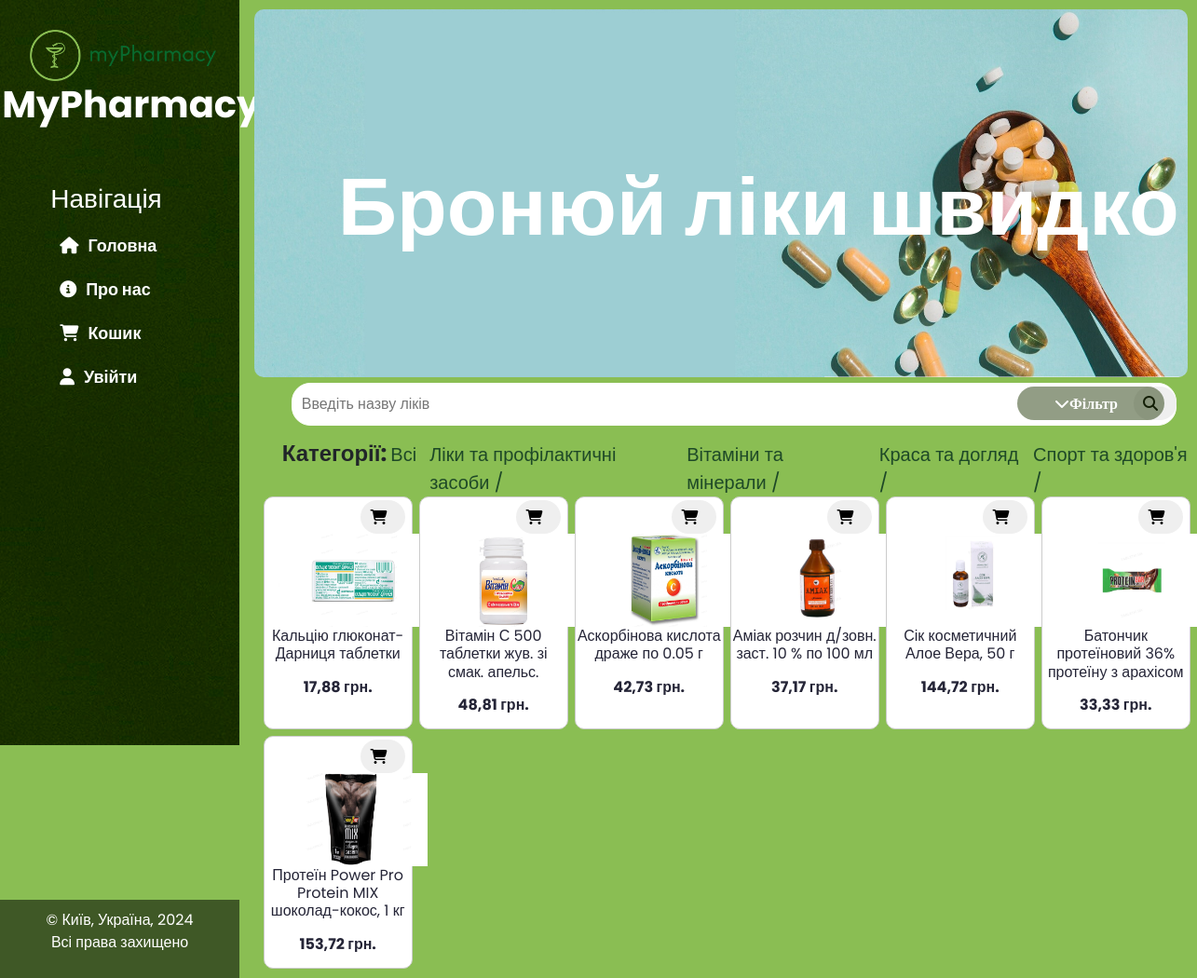
The page / on the database its author committed.
### main/models.py (models this page shows, shortened)
class Category(models.Model):
    name = models.CharField(max_length=255, db_index=True)

class Drug(models.Model):
    name = models.CharField(max_length=70)
    developer = models.CharField(max_length=70)
    appointment = models.CharField(max_length=70)
    measurement = models.CharField(max_length=20)
    image = models.ImageField()
    price = models.FloatField(default=0.0)
    category = models.ForeignKey('Category', on_delete=models.PROTECT, null=True)
    about_product = models.TextField(blank=True)
    indication = models.TextField(blank=True)
    contraindication = models.TextField(blank=True)
    dose = models.TextField(blank=True)

### main/views.py (the view)
# urls.py: path('', views.index, name='home'),
def index(request, category_id=None):
    context = {
        'drugs': Drug.objects.all(),
        'categories': Category.objects.all()
    }
    if category_id:
        context.update({'drugs': Drug.objects.filter(category_id=category_id)})
    else:
        context.update({'drugs': Drug.objects.all()})
    return render(request, 'main/index.html', context=context)

### main/templates/main/index.html (shortened to what this page needs)
{% extends 'main/layout.html' %}
{% load static %}
{% block import_static %}
    <link rel="stylesheet" href="{% static 'main/css/main.css' %}">
{% endblock %}
{% block content %}
    <div class="header">
        <h1>Бронюй ліки швидко</h1>
        <img class="m_p" src="{% static 'main/img/spoon2.jpg' %}" alt="Логотип">
    </div>
    <div class="main-content">
        <div class="sidebar">
            <button id="filter-button" class="filter-button"><i class="fa-solid fa-chevron-down" onclick="toggleFilter()">Фільтр</i></button>
        </div>
        <form action="{% url 'search' %}" method="get">
            <input type="search" name="search" placeholder="Введіть назву ліків">
            <button type="submit"><i class="fa-solid fa-magnifying-glass"></i></button>
        </form>
        <div class="categories">
            <h4><b>Категорії:</b></h4>
            <a href="{% url 'home' %}">Всі</a>
            {% for category in categories %}
                <a href="{% url 'category' category.id %}">
                    {{ category.name }} /
                </a>
            {% endfor %}
        </div>
        <div class="drugs-container">
            {% if drugs %}
                {% for el in drugs %}
                    <div class="drug-card">
                        <form class="cart-form" action="{% url 'cart-add' el.id %}" method="post">
                            <button type="submit" class="add-to-cart"><i class="fa-solid fa-cart-shopping"></i></button>
                        </form>
                        <a href="{% url 'drug-detail' el.id %}">
                            <img class="image" src="{{ el.image.url }}">
                            <p>{{ el.name }}</p>
                            <p><b>{{ el.price }} грн.</b></p>
                        </a>
                    </div>
                {% endfor %}
            {% else %}
                <p class="res">Товари за запитом <b>{{ search }}</b> не знайдено.</p>
            {% endif %}
        </div>
    </div>
{% endblock %}

### main/templates/main/layout.html (shortened to what this page needs)
{% load static %}
<html lang="en">
<head>
    <link rel="stylesheet" href="https://cdn.jsdelivr.net/npm/bootstrap@5.3.2/dist/css/bootstrap.min.css">
    <link rel="stylesheet" href="{% static 'main/css/base.css' %}">
    {% block import_static %}
    {% endblock %}
</head>
<body>
    <aside>
        <img src="{% static 'main/img/logo2.png' %}" alt="Логотип">
        <a class="logo" href="{% url 'home' %}">MyPharmacy</a>
        <h3>Навігація</h3>
        <ul>
            <a href="{% url 'home' %}"><li><i class="fa-solid fa-house"></i>Головна</li></a>
            <a href="{% url 'about' %}"><li><i class="fa-solid fa-circle-info"></i>Про нас</li></a>
            {% if request.user.is_authenticated%}
                <a href="{% url 'cart' %}"><li><i class="fa-solid fa-cart-shopping"></i>Кошик</li></a>
                <a href="{% url 'profile' %}"><li><i class="fa-solid fa-user"></i> Вітаємо, {{ user.username }}</li></a>
                <a href="{% url 'logout' %}"><li><i class="fa-solid fa-door-open"></i></i> Вийти</li></a>
            {% else %}
            <a href="{% url 'login' %}"><li><i class="fa-solid fa-cart-shopping"></i>Кошик</li></a>
            <a href="{% url 'login' %}"><li><i class="fa-solid fa-user"></i>Увійти</li></a>
            {% endif %}
        </ul>
    <footer>
        <p>&copy; Київ, Україна, 2024<br>Всі права захищено</p>
    </footer>
    </aside>
    <main>
        {% block content %}
        {% endblock %}
    </main>
</body>
</html>

### main/static/main/css/base.css (style rules this page uses)
body { background: #8ABE53; padding-bottom: 10px; font-family: 'Poppins', sans-serif; overflow-x: hidden; }
aside { float: left; background-image: url("../img/stripes-dark-leaf.jpg"); width: 20%; left: 0; padding: 2.5%; height: 100vh; color: #fff; position: fixed; }
aside img { width: 200px; margin-right: -20px; }
aside .logo { color: #fff; text-decoration: none; font-size: 40px; margin-left: -30px; font-weight: bold; position: relative; top: -5px; }
aside h3 { margin-top: 50px; font-size: 28px; margin-left: -15%; }
aside ul { list-style: none }
aside ul li { color: #fff; display: block; font-size: 18px; font-weight: bold; margin-top: 20px; transition: transform .6s ease; }
footer { position: fixed; left: 0; bottom: 0; width: 20%; background-color: rgba(2, 5, 2, 0.55); color: #fff; text-align: center; padding: 10px 0; }
p, h3 { text-align: center; }
i { margin-right: 10px; }

### main/static/main/css/main.css (style rules this page uses)
.header { position: relative; margin-left: 22%; }
img.m_p { margin-top: 1%; width: 100%; height: 50%; border-radius: 10px; margin-right: 2%; margin-left: -1%; }
.header h1 { position: absolute; font-size: 88px; color: #fff; bottom: 0; margin-left: 8%; margin-bottom:13%; width: 100%; font-weight: bolder; }
.filter-button { font-family: 'Arial Narrow', cursive; background-color: rgba(39, 61, 12, 0.5); padding-left: 40px; padding-right: 40px; border: none; border-radius: 20px; color: #fff; position: absolute; right: 20px; top: 20px; z-index: 100; margin-right: 15px; margin-top: -10px; }
.sidebar { float: right; margin-top: 60px; }
input[type="text"], input[type="search"], button { padding: 10px; font-size: 16px; border: 1px solid #ffffff; border-radius: 20px; }
input[type="text"],input[type="search"] { width: 950px; margin-top: -4%; margin-left: 3%; }
button { border: none; border-radius: 20px; cursor: pointer; margin-left: -5%; margin-top: 1%; }
.main-content { position: relative; margin-left: 22%; }
.drugs-container { display: flex; flex-wrap: wrap; justify-content: flex-start; gap: 7px; margin-right: -3%; }
.drug-card { width: 15.5%; background-color: #ffffff; box-sizing: border-box; border: 1px solid #ccc; border-radius: 10px; text-align: left; transition: transform 0.3s ease; }
.drug-card a { width: 200px; height: 40px; word-wrap: break-word; text-align: left; padding-left: 15px; transition: transform .6s ease; font-size: 16px; color: #252537; text-decoration: none; padding-top: -5px; }
.drug-card img { align-items: center; }
.drug-card a p { line-height: 1.2; }
.image { width: 160px; height: 100px; }
.drug-card p { line-height: 1.2; }
.add-to-cart { float: right; margin-top: 2%; margin-right: 4%; padding-right: -15%; }
.categories a { text-decoration: none; color: #1e4927; padding-left: 4px; padding-right: 10px; font-size: 20px; }
.categories { display: flex; margin-left: 2%; }

### main/templates/main/layout.html (style rules this page uses)
a { text-decoration: none; }

### rows shown on the page
Category: name "Ліки та профілактичні засоби"
Category: name "Вітаміни та мінерали"
Category: name "Краса та догляд"
Category: name "Спорт та здоров'я"
Drug: image (picture), name "Кальцію глюконат-Дарниця таблетки", price "17,88"
Drug: image (picture), name "Вітамін С 500 таблетки жув. зі смак. апельс.", price "48,81"
Drug: image (picture), name "Аскорбінова кислота драже по 0.05 г", price "42,73"
Drug: image (picture), name "Аміак розчин д/зовн. заст. 10 % по 100 мл", price "37,17"
Drug: image (picture), name "Сік косметичний Алое Вера, 50 г", price "144,72"
Drug: image (picture), name "Батончик протеїновий 36% протеїну з арахісом", price "33,33"
Drug: image (picture), name "Протеїн Power Pro Protein MIX шоколад-кокос, 1 кг", price "153,72"
